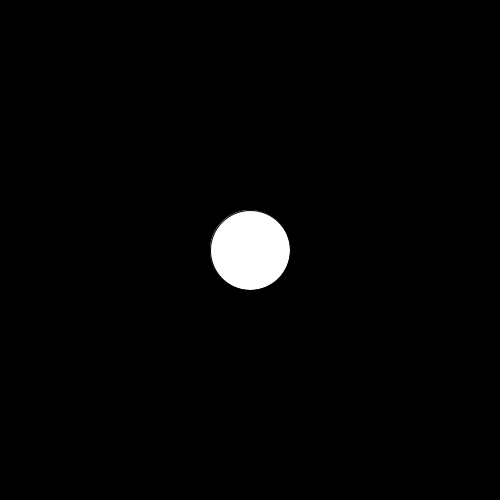
Frame 1 (no input)
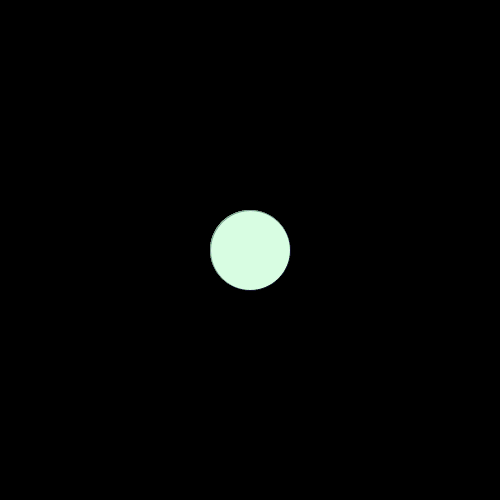
Frame 60 (the mouse pressed at the canvas centre just before this capture)
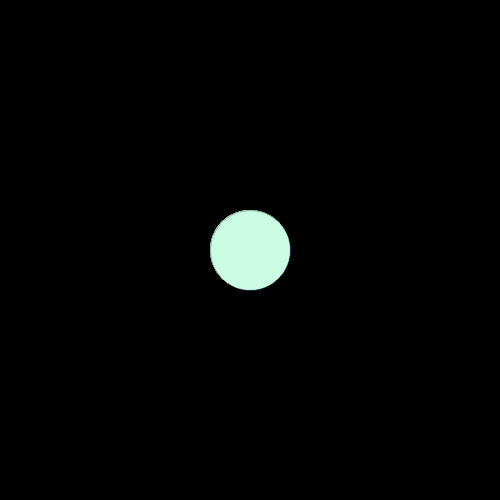
Frame 120 (the mouse held since frame 60 and released just before this capture)

The Processing sketch that drew these frames (run headless with seeded random() and noise(); from frame 60 on, the mouse is pressed at the canvas centre):

// Processing sketch: processing_137980
// ── processing_137980.pde

boolean up=false;
boolean down=false;
boolean lefth=false;
boolean right=false;

float x,y;

void setup(){
    size(500,500);
    background(0);
    x=width/2;
    y=height/2;
}

void draw(){

  ellipse(x,y,80,80);
  fill(random(2*y),random(75*x),random(x+y),5);
  stroke(random(y),random(x),random(x+y),5);
  strokeWeight(0);
    
  if(up) y--;
  if(down) y++;
  if(right) x++;
  if(lefth) x--; 
}
void keyPressed(){
 if(key==CODED){
  if(keyCode==UP) up =true;
  if(keyCode==DOWN) down =true;
  if(keyCode==RIGHT) right =true;
  if(keyCode==LEFT) lefth= true;
}
}
void keyReleased() {
  if (key == CODED) {
    if (keyCode == UP) up = false; 
    if (keyCode == DOWN) down = false; 
    if (keyCode == LEFT) lefth = false; 
    if (keyCode == RIGHT) right = false; 
  }
}
